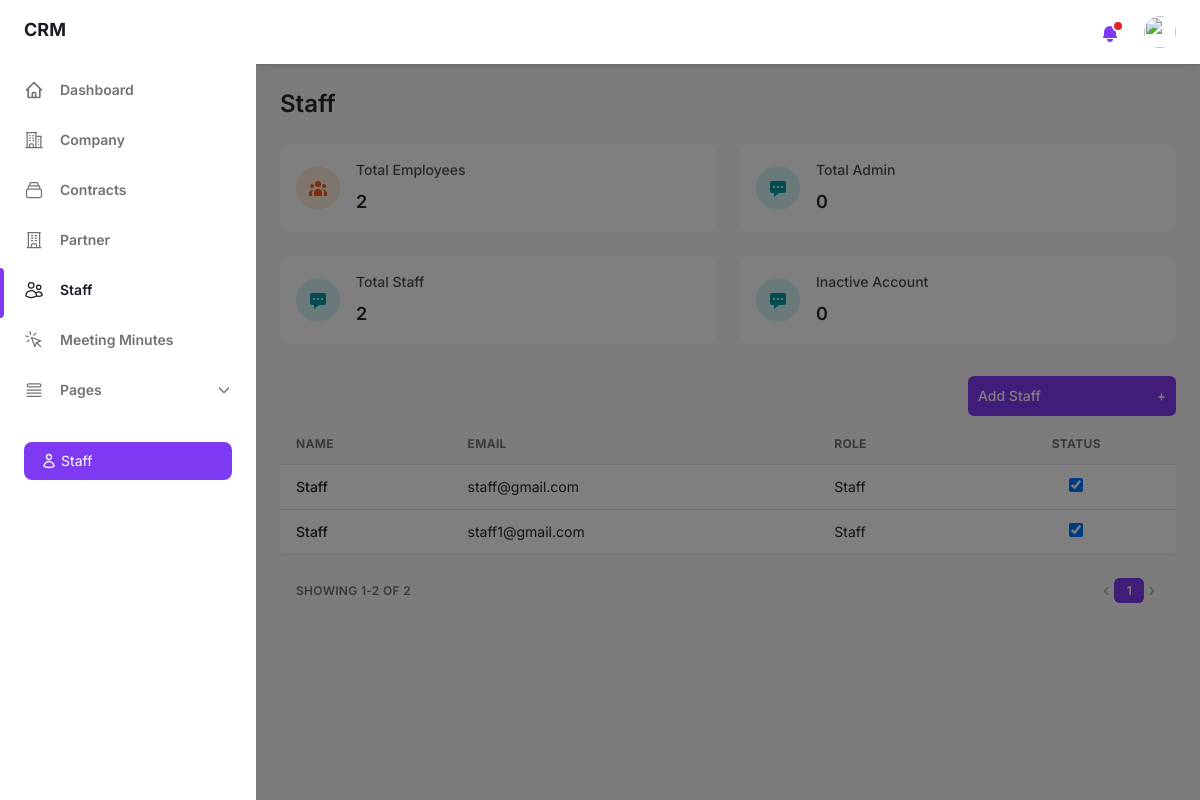
The page /staff/ (signed in) on the database as committed earlier.
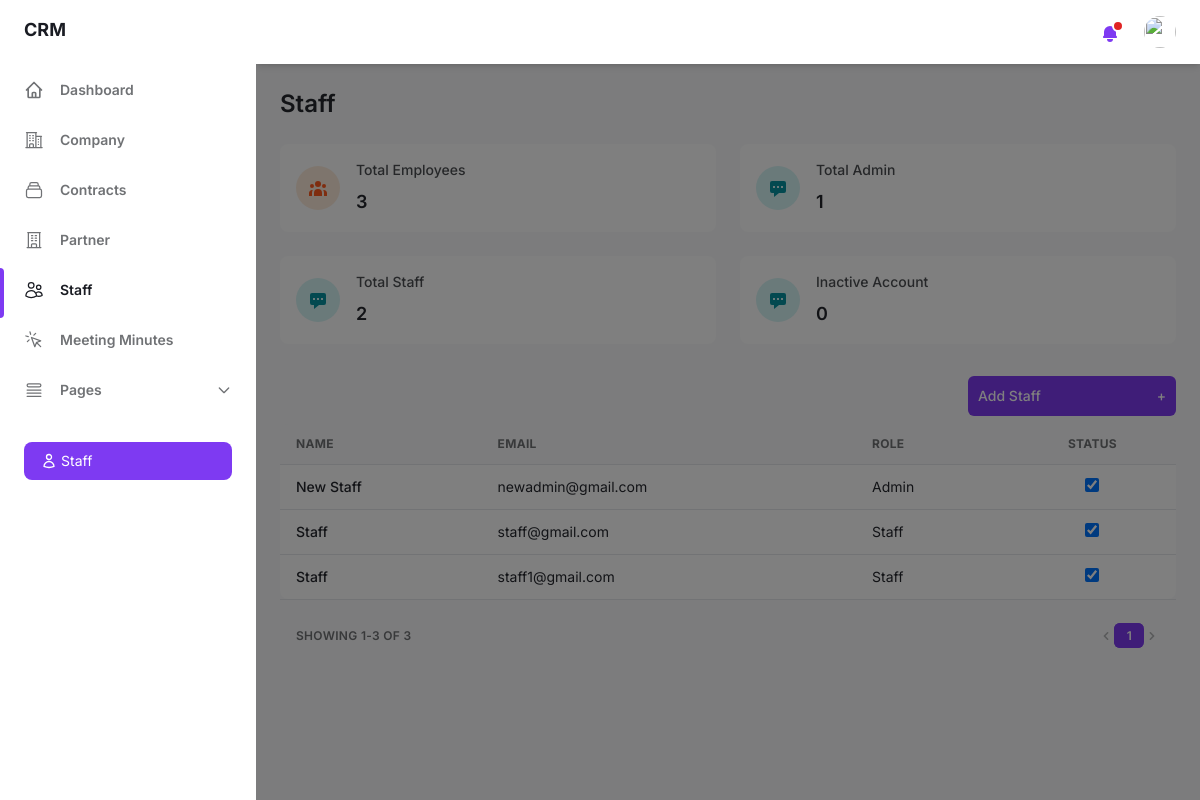
The same page on the database as committed later.
### crm_app/models.py (models this page shows, shortened)
class Staff(models.Model):
    full_name = models.CharField(max_length=100)
    email = models.EmailField(unique=True)
    password = models.CharField(max_length=255)
    role = models.CharField(max_length=100)
    status = models.BooleanField(default=True)

### crm_app/views.py (the view)
# urls.py: path('staff/', views.staff, name='staff'),
def staff(request):
    if 'staff_id' not in request.session:
        return redirect('login')
    staff_id = request.session.get('staff_id')
    user = Staff.objects.get(id=staff_id)
    staffs = Staff.objects.order_by('full_name')
    employee_count = Staff.objects.count()
    admin_count = Staff.objects.filter(role="Admin").count()
    staff_count = Staff.objects.filter(role="Staff").count()
    inactive_count = Staff.objects.filter(status=False).count()
    paginator = Paginator(staffs, 10)
    page = request.GET.get('page')
    try:
        staffs_page = paginator.page(page)
    except PageNotAnInteger:
        staffs_page = paginator.page(1)
    except EmptyPage:
        staffs_page = paginator.page(paginator.num_pages)
    context = {'staffs': staffs, 'employee_count': employee_count, 'admin_count': admin_count, 'staff_count': staff_count, 'inactive_count': inactive_count, 'staffs': staffs_page, 'paginator': paginator, 'page_obj': staffs_page, 'user': user}
    return render(request, 'staff.html', context)

### templates/staff.html (shortened to what the changed rows need)
{% load static %}
<!DOCTYPE html>
<html :class="{ 'theme-dark': dark }" x-data="data()" lang="en">
<head>
    <link rel="stylesheet" href="{% static 'css/tailwind.output.css' %}" />
</head>
<body>
    <div class="flex h-screen bg-gray-50 dark:bg-gray-900" :class="{ 'overflow-hidden': isSideMenuOpen }">
        <aside class="z-20 hidden w-64 overflow-y-auto bg-white dark:bg-gray-800 md:block flex-shrink-0">
            <div class="py-4 text-gray-500 dark:text-gray-400">
                <div class="px-6 my-6">
                    <p class="flex items-center w-full px-4 py-2 text-sm font-normal leading-5 text-white transition-colors duration-150 bg-purple-600 border border-transparent rounded-lg active:bg-purple-600 hover:bg-purple-700 focus:outline-none focus:shadow-outline-purple">
                        {{ user.full_name }}
                    </p>
                </div>
            </div>
        </aside>
        <div class="flex flex-col flex-1 w-full">
            <main class="h-full overflow-y-auto" id="main-staff-content">
                <div class="container px-6 mx-auto grid">
                    <h2 class="my-6 text-2xl font-semibold text-gray-700 dark:text-gray-200">Staff</h2>
                    <div class="grid gap-6 mb-8 md:grid-cols-2 xl:grid-cols-4">
                        <div class="flex items-center p-4 bg-white rounded-lg shadow-xs dark:bg-gray-800">
                            <div>
                                <p class="mb-2 text-sm font-medium text-gray-600 dark:text-gray-400">Total Employees</p>
                                <p class="text-lg font-semibold text-gray-700 dark:text-gray-200">{{ employee_count }}</p>
                            </div>
                        </div>
                        <div class="flex items-center p-4 bg-white rounded-lg shadow-xs dark:bg-gray-800">
                            <div>
                                <p class="mb-2 text-sm font-medium text-gray-600 dark:text-gray-400">Total Admin</p>
                                <p class="text-lg font-semibold text-gray-700 dark:text-gray-200">{{ admin_count }}</p>
                            </div>
                        </div>
                    </div>
                    <div class="w-full overflow-hidden rounded-lg shadow-xs">
                        <div class="w-full overflow-x-auto">
                            <table class="w-full whitespace-no-wrap">
                                <thead>
                                    <tr class="text-xs font-semibold tracking-wide text-left text-gray-500 uppercase border-b dark:border-gray-700 bg-gray-50 dark:text-gray-400 dark:bg-gray-800">
                                        <th class="px-4 py-3">Name</th>
                                        <th class="px-4 py-3">Email</th>
                                        <th class="px-4 py-3">Role</th>
                                        <th class="px-4 py-3 text-center">Status</th>
                                    </tr>
                                </thead>
                                <tbody class="bg-white divide-y dark:divide-gray-700 dark:bg-gray-800">
                                    {% for staff in staffs %}
                                    <tr class="text-gray-700 dark:text-gray-400">
                                        <td class="px-4 py-3">
                                            <p class="font-medium text-sm">{{ staff.full_name }}</p>
                                        </td>
                                        <td class="px-4 py-3 text-sm">{{ staff.email }}</td>
                                        <td class="px-4 py-3 text-sm">{{ staff.role }}</td>
                                        <td class="px-4 py-3 text-sm text-center">
                                            <input name="status" type="checkbox" data-id="{{ staff.id }}" {% if staff.status %}checked{% endif %} class="status-checkbox h-[14px] w-[14px] rounded border-gray-300 text-indigo-600 focus:ring-indigo-600">
                                        </td>
                                    </tr>
                                    {% empty %}
                                    <tr>
                                        <td colspan="5" class="font-medium text-sm text-center">No staffs found.</td>
                                    </tr>
                                    {% endfor %}
                                </tbody>
                            </table>
                        </div>
                    </div>
                    <div class="grid px-4 py-3 text-xs font-semibold tracking-wide text-gray-500 uppercase border-t dark:border-gray-700 bg-gray-50 sm:grid-cols-9 dark:text-gray-400 dark:bg-gray-800">
                        <span class="flex items-center col-span-3">Showing {{ page_obj.start_index }}-{{ page_obj.end_index }} of {{ paginator.count }}</span>
                        <span class="col-span-2"></span>
                        <span class="flex col-span-4 mt-2 sm:mt-auto sm:justify-end">
                            <nav aria-label="Table navigation">
                                <ul class="inline-flex items-center">
                                    {% for num in paginator.page_range %}
                                        {% if num == page_obj.number %}
                                        <li>
                                            <span class="px-3 py-1 text-white transition-colors duration-150 bg-purple-600 border border-r-0 border-purple-600 rounded-md focus:outline-none">{{ num }}</span>
                                        </li>
                                        {% else %}
                                        <li>
                                            <a href="?page={{ num }}" class="px-3 py-1 rounded-md focus:outline-none">{{ num }}</a>
                                        </li>
                                        {% endif %}
                                    {% endfor %}
                                </ul>
                            </nav>
                        </span>
                    </div>
                </div>
            </main>
        </div>
    </div>
</body>
</html>

Rows that differ between the two databases and show on the page:
added Staff: full_name "New Staff", email "newadmin@gmail.com", role "Admin", status "☑"
Other text that changed with them:
{{ employee_count }}: "2" → "3"
{{ admin_count }}: "0" → "1"
{{ page_obj.end_index }}: "2" → "3"
{{ paginator.count }}: "2" → "3"
